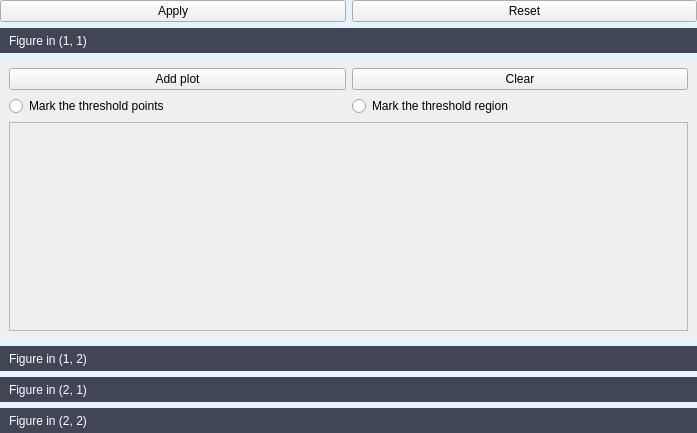
<?xml version="1.0" encoding="UTF-8"?>
<ui version="4.0">
 <class>setwidget_spike_threshold</class>
 <widget class="QWidget" name="setwidget_spike_threshold">
  <property name="geometry">
   <rect>
    <x>0</x>
    <y>0</y>
    <width>697</width>
    <height>433</height>
   </rect>
  </property>
  <property name="windowTitle">
   <string>Set axes</string>
  </property>
  <property name="windowIcon">
   <iconset resource="../resources/apprcc.qrc">
    <normaloff>:/APThrehold_icon.png</normaloff>:/APThrehold_icon.png</iconset>
  </property>
  <property name="styleSheet">
   <string notr="true">QWidget#setwidget_spike_threshold {background-color: #E4F4FE}</string>
  </property>
  <layout class="QGridLayout" name="gridLayout_setwidget_get_aps">
   <property name="leftMargin">
    <number>0</number>
   </property>
   <property name="topMargin">
    <number>0</number>
   </property>
   <property name="rightMargin">
    <number>0</number>
   </property>
   <property name="bottomMargin">
    <number>0</number>
   </property>
   <item row="0" column="0">
    <widget class="QPushButton" name="pushButton_apply">
     <property name="text">
      <string>Apply</string>
     </property>
    </widget>
   </item>
   <item row="0" column="1">
    <widget class="QPushButton" name="pushButton_reset">
     <property name="text">
      <string>Reset</string>
     </property>
    </widget>
   </item>
   <item row="1" column="0" colspan="2">
    <widget class="QToolBox" name="toolBox_plot_set">
     <property name="styleSheet">
      <string notr="true">QToolBoxButton {min-height: 25px;}
QToolBox::tab {
    background-color: #414656;  /* Tab background color */
    color: white;  /* Tab text color */
	min-height: 30px;
    padding: 5px;  /* Padding around the text */
    height: 40px;  /* Set the minimum height of the tab */
	
}
</string>
     </property>
     <property name="lineWidth">
      <number>1</number>
     </property>
     <property name="currentIndex">
      <number>0</number>
     </property>
     <widget class="QWidget" name="page_figure_1_1">
      <property name="geometry">
       <rect>
        <x>0</x>
        <y>0</y>
        <width>697</width>
        <height>280</height>
       </rect>
      </property>
      <attribute name="label">
       <string>Figure in (1, 1)</string>
      </attribute>
      <layout class="QGridLayout" name="gridLayout_page_figure_1_1">
       <item row="0" column="0">
        <layout class="QHBoxLayout" name="horizontalLayout">
         <item>
          <widget class="QPushButton" name="pushButton_add_plot_figure_1_1">
           <property name="text">
            <string>Add plot</string>
           </property>
          </widget>
         </item>
         <item>
          <widget class="QPushButton" name="pushButton_clear_figure_1_1">
           <property name="text">
            <string>Clear</string>
           </property>
           <property name="checkable">
            <bool>true</bool>
           </property>
          </widget>
         </item>
        </layout>
       </item>
       <item row="2" column="0">
        <widget class="QScrollArea" name="scrollArea_figure_1_1">
         <property name="widgetResizable">
          <bool>true</bool>
         </property>
         <widget class="QWidget" name="scrollAreaWidgetContents_figure_1_1">
          <property name="geometry">
           <rect>
            <x>0</x>
            <y>0</y>
            <width>677</width>
            <height>202</height>
           </rect>
          </property>
          <layout class="QGridLayout" name="gridLayout_figure_1_1"/>
         </widget>
        </widget>
       </item>
       <item row="1" column="0">
        <layout class="QHBoxLayout" name="horizontalLayout_5">
         <item>
          <widget class="QRadioButton" name="radioButton_threshold_points_figure_1_1">
           <property name="text">
            <string>Mark the threshold points</string>
           </property>
           <property name="autoExclusive">
            <bool>false</bool>
           </property>
          </widget>
         </item>
         <item>
          <widget class="QRadioButton" name="radioButton_threshold_range_figure_1_1">
           <property name="text">
            <string>Mark the threshold region</string>
           </property>
           <property name="autoExclusive">
            <bool>false</bool>
           </property>
          </widget>
         </item>
        </layout>
       </item>
      </layout>
     </widget>
     <widget class="QWidget" name="page_figure_1_2">
      <property name="geometry">
       <rect>
        <x>0</x>
        <y>0</y>
        <width>697</width>
        <height>280</height>
       </rect>
      </property>
      <attribute name="label">
       <string>Figure in (1, 2)</string>
      </attribute>
      <layout class="QGridLayout" name="gridLayout_page_figure_1_2">
       <item row="2" column="0">
        <widget class="QScrollArea" name="scrollArea_figure_1_2">
         <property name="widgetResizable">
          <bool>true</bool>
         </property>
         <widget class="QWidget" name="scrollAreaWidgetContents_figure_1_2">
          <property name="geometry">
           <rect>
            <x>0</x>
            <y>0</y>
            <width>677</width>
            <height>202</height>
           </rect>
          </property>
          <layout class="QGridLayout" name="gridLayout_figure_1_2"/>
         </widget>
        </widget>
       </item>
       <item row="1" column="0">
        <layout class="QHBoxLayout" name="horizontalLayout_6">
         <item>
          <widget class="QRadioButton" name="radioButton_threshold_points_figure_1_2">
           <property name="text">
            <string>Mark the threshold points</string>
           </property>
           <property name="autoExclusive">
            <bool>false</bool>
           </property>
          </widget>
         </item>
         <item>
          <widget class="QRadioButton" name="radioButton_threshold_range_figure_1_2">
           <property name="text">
            <string>Mark the threshold region</string>
           </property>
           <property name="autoExclusive">
            <bool>false</bool>
           </property>
          </widget>
         </item>
        </layout>
       </item>
       <item row="0" column="0">
        <layout class="QHBoxLayout" name="horizontalLayout_2">
         <item>
          <widget class="QPushButton" name="pushButton_add_plot_figure_1_2">
           <property name="text">
            <string>Add plot</string>
           </property>
          </widget>
         </item>
         <item>
          <widget class="QPushButton" name="pushButton_clear_figure_1_2">
           <property name="text">
            <string>Clear</string>
           </property>
          </widget>
         </item>
        </layout>
       </item>
      </layout>
     </widget>
     <widget class="QWidget" name="page_figure_2_1">
      <property name="geometry">
       <rect>
        <x>0</x>
        <y>0</y>
        <width>697</width>
        <height>280</height>
       </rect>
      </property>
      <attribute name="label">
       <string>Figure in (2, 1)</string>
      </attribute>
      <layout class="QGridLayout" name="gridLayout_page_figure_2_1">
       <item row="2" column="0">
        <widget class="QScrollArea" name="scrollArea_figure_2_1">
         <property name="widgetResizable">
          <bool>true</bool>
         </property>
         <widget class="QWidget" name="scrollAreaWidgetContents_figure_2_1">
          <property name="geometry">
           <rect>
            <x>0</x>
            <y>0</y>
            <width>677</width>
            <height>202</height>
           </rect>
          </property>
          <layout class="QGridLayout" name="gridLayout_figure_2_1"/>
         </widget>
        </widget>
       </item>
       <item row="0" column="0">
        <layout class="QHBoxLayout" name="horizontalLayout_3">
         <item>
          <widget class="QPushButton" name="pushButton_add_plot_figure_2_1">
           <property name="text">
            <string>Add plot</string>
           </property>
          </widget>
         </item>
         <item>
          <widget class="QPushButton" name="pushButton_clear_figure_2_1">
           <property name="text">
            <string>Clear</string>
           </property>
          </widget>
         </item>
        </layout>
       </item>
       <item row="1" column="0">
        <layout class="QHBoxLayout" name="horizontalLayout_7">
         <item>
          <widget class="QRadioButton" name="radioButton_threshold_points_figure_2_1">
           <property name="text">
            <string>Mark the threshold points</string>
           </property>
           <property name="autoExclusive">
            <bool>false</bool>
           </property>
          </widget>
         </item>
         <item>
          <widget class="QRadioButton" name="radioButton_threshold_range_figure_2_1">
           <property name="text">
            <string>Mark the threshold region</string>
           </property>
           <property name="autoExclusive">
            <bool>false</bool>
           </property>
          </widget>
         </item>
        </layout>
       </item>
      </layout>
     </widget>
     <widget class="QWidget" name="page_figure_2_2">
      <property name="geometry">
       <rect>
        <x>0</x>
        <y>0</y>
        <width>697</width>
        <height>280</height>
       </rect>
      </property>
      <attribute name="label">
       <string>Figure in (2, 2)</string>
      </attribute>
      <layout class="QGridLayout" name="gridLayout_page_figure_2_2">
       <item row="2" column="0">
        <widget class="QScrollArea" name="scrollArea_figure_2_2">
         <property name="widgetResizable">
          <bool>true</bool>
         </property>
         <widget class="QWidget" name="scrollAreaWidgetContents_figure_2_2">
          <property name="geometry">
           <rect>
            <x>0</x>
            <y>0</y>
            <width>677</width>
            <height>202</height>
           </rect>
          </property>
          <layout class="QGridLayout" name="gridLayout_figure_2_2"/>
         </widget>
        </widget>
       </item>
       <item row="0" column="0">
        <layout class="QHBoxLayout" name="horizontalLayout_4">
         <item>
          <widget class="QPushButton" name="pushButton_add_plot_figure_2_2">
           <property name="text">
            <string>Add plot</string>
           </property>
          </widget>
         </item>
         <item>
          <widget class="QPushButton" name="pushButton_clear_figure_2_2">
           <property name="text">
            <string>Clear</string>
           </property>
          </widget>
         </item>
        </layout>
       </item>
       <item row="1" column="0">
        <layout class="QHBoxLayout" name="horizontalLayout_8">
         <item>
          <widget class="QRadioButton" name="radioButton_threshold_points_figure_2_2">
           <property name="text">
            <string>Mark the threshold points</string>
           </property>
           <property name="autoExclusive">
            <bool>false</bool>
           </property>
          </widget>
         </item>
         <item>
          <widget class="QRadioButton" name="radioButton_threshold_range_figure_2_2">
           <property name="text">
            <string>Mark the threshold region</string>
           </property>
           <property name="autoExclusive">
            <bool>false</bool>
           </property>
          </widget>
         </item>
        </layout>
       </item>
      </layout>
     </widget>
    </widget>
   </item>
  </layout>
 </widget>
 <resources>
  <include location="../resources/apprcc.qrc"/>
 </resources>
 <connections/>
</ui>
